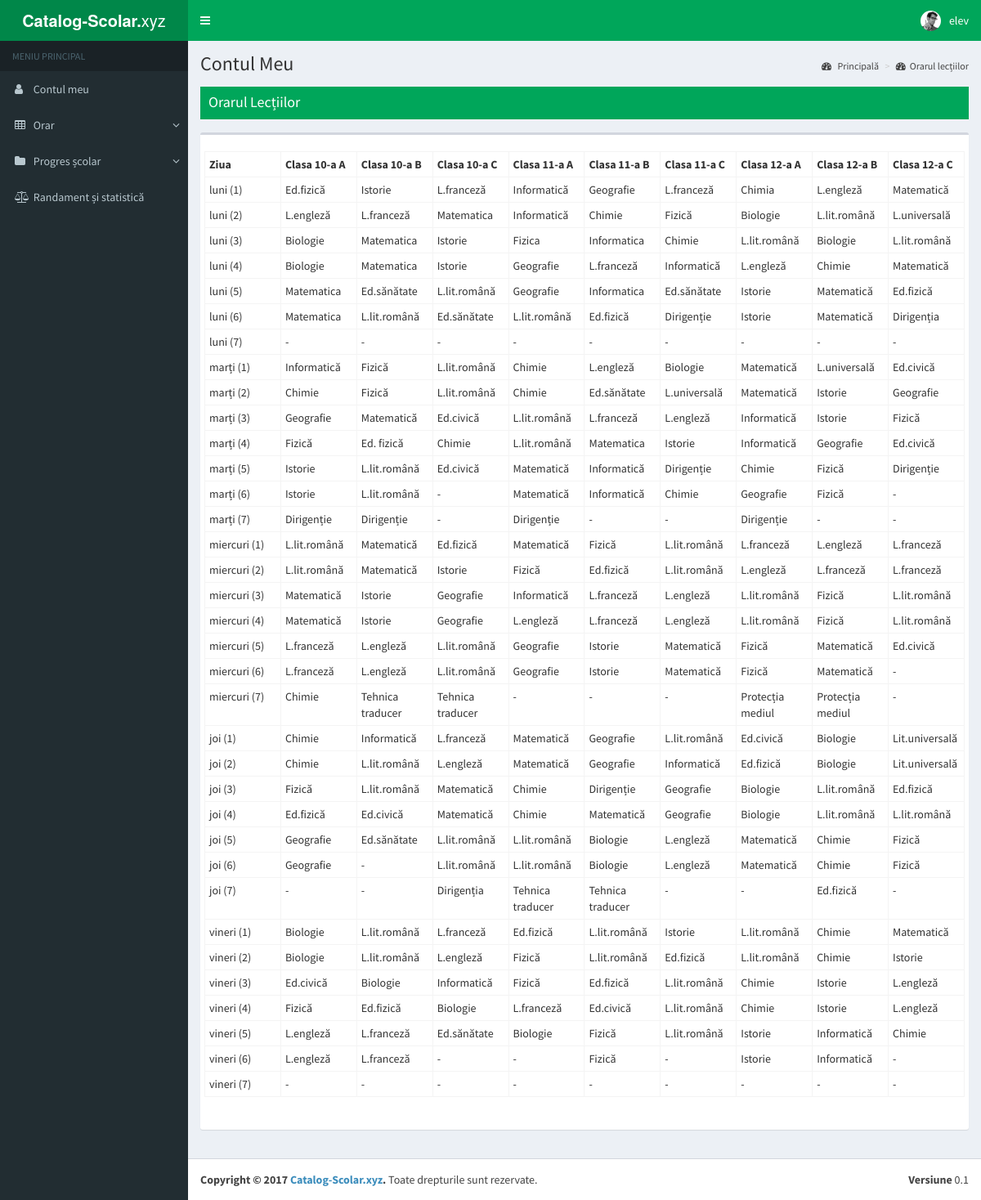
The page /members/learner/schedule.php (signed in) on the database its author committed.
### tables this page shows
CREATE TABLE `users` (
  `user_id` int(11) NOT NULL,
  `user_name` varchar(64) NOT NULL,
  `user_password` varchar(255) NOT NULL,
  `user_category` varchar(10) NOT NULL,
  `user_parent` varchar(255) NOT NULL,
  `user_child` varchar(255) NOT NULL,
  `user_class` varchar(5) NOT NULL,
  `user_btd` date NOT NULL,
  `user_mail` char(255) NOT NULL,
  `user_mob` int(24) NOT NULL,
  `grad_prof` char(24) NOT NULL,
  `disciplina` char(32) NOT NULL
);

CREATE TABLE `orarClase` (
  `orar_id` int(11) NOT NULL,
  `zi` varchar(12) NOT NULL,
  `10a` varchar(16) NOT NULL,
  `10b` varchar(16) NOT NULL,
  `10c` varchar(16) NOT NULL,
  `11a` varchar(16) NOT NULL,
  `11b` varchar(16) NOT NULL,
  `11c` varchar(16) NOT NULL,
  `12a` varchar(16) NOT NULL,
  `12b` varchar(16) NOT NULL,
  `12c` varchar(16) NOT NULL
);

### members/learner/schedule.php (the view, shortened to what this page needs)
<!DOCTYPE html>
<html>
<head>
    <link rel="stylesheet" href="../bootstrap/css/bootstrap.min.css">
    <link rel="stylesheet" href="https://cdnjs.cloudflare.com/ajax/libs/font-awesome/4.5.0/css/font-awesome.min.css">
    <link rel="stylesheet" href="../plugins/datatables/dataTables.bootstrap.css">
    <link rel="stylesheet" href="../dist/css/AdminLTE.min.css">
    <link rel="stylesheet" href="../dist/css/skins/skin-green.css">
</head>
<?php
require_once 'pages/header.php';
require_once 'pages/sidebar.php';
?>
<div class="content-wrapper">
	<section class="content-header">
		<h1>Contul Meu</h1>
		<ol class="breadcrumb">
			<li><a href="."><i class="fa fa-dashboard"></i> Principală</a></li>
			<li class="active"><a href="http://localhost/catalog-scolar/members/learner/schedule.php"><i class="fa fa-dashboard"></i>Orarul lecțiilor</a></li>
		</ol>
	</section>
	<section class="content">
		<div class="box-header with-border bg-green" style="margin-bottom:15px;">
			<h3 class="box-title">Orarul Lecțiilor</h3>
		</div>
		<div class="row">
			<div class="col-md-12">
				<div class="box">
					<div class="box-body">
						<div class="row">
							<div class="box-body">
								<?php
								$output = '';
								$sql = "SELECT * FROM orarClase ORDER BY orar_id ASC";
								$result = mysqli_query($db, $sql);
								if(mysqli_num_rows($result) > 0)
								{
								echo '
								<div class="table-responsive">
									<table class="table table-bordered table-hover table-condensed">
										<tr>
											<th width="10%">Ziua</th>
											<th width="10%">Clasa 10-a A</th>
											<th width="10%">Clasa 10-a B</th>
											<th width="10%">Clasa 10-a C</th>
											<th width="10%">Clasa 11-a A</th>
											<th width="10%">Clasa 11-a B</th>
											<th width="10%">Clasa 11-a C</th>
											<th width="10%">Clasa 12-a A</th>
											<th width="10%">Clasa 12-a B</th>
											<th width="10%">Clasa 12-a C</th>
										</tr>';
										while($row = mysqli_fetch_array($result))
										{
										$output .= '
										<tr>
											<td>'.$row[1].'</td>
											<td>'.$row[2].'</td>
											<td>'.$row[3].'</td>
											<td>'.$row[4].'</td>
											<td>'.$row[5].'</td>
											<td>'.$row[6].'</td>
											<td>'.$row[7].'</td>
											<td>'.$row[8].'</td>
											<td>'.$row[9].'</td>
											<td>'.$row[10].'</td>
										</tr>
										';
										}
										}
										else
										{
										$output .= '<tr>
											<td colspan="4">Ne pare rău! Datele nu au fost găsite!</td>
										</tr>';
										}
									$output .= '</table>
								</div>';
								echo $output;
								?>
							</div>
						</div>
					</section>
				</div>
<?php require_once 'pages/footer.php'; ?>

### members/learner/pages/header.php (shortened to what this page needs)
<?php
$pass=$_SESSION["member_password"];
$Q = mysqli_query($db, "SELECT user_id,user_name FROM users WHERE user_password='$pass'");
$Q = mysqli_fetch_row($Q);
$Q = $Q[1];
echo '
<body class="hold-transition skin-green sidebar-mini">
    <div class="wrapper">
        <header class="main-header">
            <a href="index.php" class="logo">
                <span class="logo-mini"><b>CS</b></span>
                <span class="logo-lg"><b>Catalog-Scolar.</b>xyz</span>
            </a>
            <nav class="navbar navbar-static-top">
                <a href="#" class="sidebar-toggle" data-toggle="offcanvas" role="button">
                    <span class="sr-only">Toggle navigation</span>
                </a>
                <div class="navbar-custom-menu">
                    <ul class="nav navbar-nav">
                        <li class="dropdown user user-menu">
                            <a href="#" class="dropdown-toggle" data-toggle="dropdown">
                                <img src="../dist/img/user2-160x160.jpg" class="user-image" alt="User Image">
                                <span class="hidden-xs"> '. $Q . ' </span>
                            </a>
                            <ul class="dropdown-menu">
                                <li class="user-footer">
                                    <div class="pull-left">
                                        <a href="profile.php" class="btn btn-default btn-flat">Vezi Profilul</a>
                                    </div>
                                    <div class="pull-right">
                                        <a href="/catalog-scolar/logout.php" class="btn btn-default btn-flat">Deconectare</a>
                                    </div>
                                </li>
                            </ul>
                        </li>
                    </ul>
                </div>
            </nav>
        </header>
';

### rows shown on the page
users: user_name "elev"
orarclase: zi "luni (1)", 10a "Ed.fizică", 10b "Istorie", 10c "L.franceză", 11a "Informatică", 11b "Geografie", 11c "L.franceză", 12a "Chimia", 12b "L.engleză", 12c "Matematică"
orarclase: zi "luni (2)", 10a "L.engleză", 10b "L.franceză", 10c "Matematica", 11a "Informatică", 11b "Chimie", 11c "Fizică", 12a "Biologie", 12b "L.lit.română", 12c "L.universală"
orarclase: zi "luni (3)", 10a "Biologie", 10b "Matematica", 10c "Istorie", 11a "Fizica", 11b "Informatica", 11c "Chimie", 12a "L.lit.română", 12b "Biologie", 12c "L.lit.română"
orarclase: zi "luni (4)", 10a "Biologie", 10b "Matematica", 10c "Istorie", 11a "Geografie", 11b "L.franceză", 11c "Informatică", 12a "L.engleză", 12b "Chimie", 12c "Matematică"
orarclase: zi "luni (5)", 10a "Matematica", 10b "Ed.sănătate", 10c "L.lit.română", 11a "Geografie", 11b "Informatica", 11c "Ed.sănătate", 12a "Istorie", 12b "Matematică", 12c "Ed.fizică"
orarclase: zi "luni (6)", 10a "Matematica", 10b "L.lit.română", 10c "Ed.sănătate", 11a "L.lit.română", 11b "Ed.fizică", 11c "Dirigenție", 12a "Istorie", 12b "Matematică", 12c "Dirigenția"
orarclase: zi "luni (7)", 10a "-", 10b "-", 10c "-", 11a "-", 11b "-", 11c "-", 12a "-", 12b "-", 12c "-"
orarclase: zi "marți (1)", 10a "Informatică", 10b "Fizică", 10c "L.lit.română", 11a "Chimie", 11b "L.engleză", 11c "Biologie", 12a "Matematică", 12b "L.universală", 12c "Ed.civică"
orarclase: zi "marți (2)", 10a "Chimie", 10b "Fizică", 10c "L.lit.română", 11a "Chimie", 11b "Ed.sănătate", 11c "L.universală", 12a "Matematică", 12b "Istorie", 12c "Geografie"
orarclase: zi "marți (3)", 10a "Geografie", 10b "Matematică", 10c "Ed.civică", 11a "L.lit.română", 11b "L.franceză", 11c "L.engleză", 12a "Informatică", 12b "Istorie", 12c "Fizică"
orarclase: zi "marți (4)", 10a "Fizică", 10b "Ed. fizică", 10c "Chimie", 11a "L.lit.română", 11b "Matematica", 11c "Istorie", 12a "Informatică", 12b "Geografie", 12c "Ed.civică"
orarclase: zi "marți (5)", 10a "Istorie", 10b "L.lit.română", 10c "Ed.civică", 11a "Matematică", 11b "Informatică", 11c "Dirigenție", 12a "Chimie", 12b "Fizică", 12c "Dirigenție"
orarclase: zi "marți (6)", 10a "Istorie", 10b "L.lit.română", 10c "-", 11a "Matematică", 11b "Informatică", 11c "Chimie", 12a "Geografie", 12b "Fizică", 12c "-"
orarclase: zi "marți (7)", 10a "Dirigenție", 10b "Dirigenție", 10c "-", 11a "Dirigenție", 11b "-", 11c "-", 12a "Dirigenție", 12b "-", 12c "-"
orarclase: zi "miercuri (1)", 10a "L.lit.română", 10b "Matematică", 10c "Ed.fizică", 11a "Matematică", 11b "Fizică", 11c "L.lit.română", 12a "L.franceză", 12b "L.engleză", 12c "L.franceză"
orarclase: zi "miercuri (2)", 10a "L.lit.română", 10b "Matematică", 10c "Istorie", 11a "Fizică", 11b "Ed.fizică", 11c "L.lit.română", 12a "L.engleză", 12b "L.franceză", 12c "L.franceză"
orarclase: zi "miercuri (3)", 10a "Matematică", 10b "Istorie", 10c "Geografie", 11a "Informatică", 11b "L.franceză", 11c "L.engleză", 12a "L.lit.română", 12b "Fizică", 12c "L.lit.română"
orarclase: zi "miercuri (4)", 10a "Matematică", 10b "Istorie", 10c "Geografie", 11a "L.engleză", 11b "L.franceză", 11c "L.engleză", 12a "L.lit.română", 12b "Fizică", 12c "L.lit.română"
orarclase: zi "miercuri (5)", 10a "L.franceză", 10b "L.engleză", 10c "L.lit.română", 11a "Geografie", 11b "Istorie", 11c "Matematică", 12a "Fizică", 12b "Matematică", 12c "Ed.civică"
orarclase: zi "miercuri (6)", 10a "L.franceză", 10b "L.engleză", 10c "L.lit.română", 11a "Geografie", 11b "Istorie", 11c "Matematică", 12a "Fizică", 12b "Matematică", 12c "-"
orarclase: zi "miercuri (7)", 10a "Chimie", 10b "Tehnica traducer", 10c "Tehnica traducer", 11a "-", 11b "-", 11c "-", 12a "Protecția mediul", 12b "Protecția mediul", 12c "-"
orarclase: zi "joi (1)", 10a "Chimie", 10b "Informatică", 10c "L.franceză", 11a "Matematică", 11b "Geografie", 11c "L.lit.română", 12a "Ed.civică", 12b "Biologie", 12c "Lit.universală"
orarclase: zi "joi (2)", 10a "Chimie", 10b "L.lit.română", 10c "L.engleză", 11a "Matematică", 11b "Geografie", 11c "Informatică", 12a "Ed.fizică", 12b "Biologie", 12c "Lit.universală"
orarclase: zi "joi (3)", 10a "Fizică", 10b "L.lit.română", 10c "Matematică", 11a "Chimie", 11b "Dirigenție", 11c "Geografie", 12a "Biologie", 12b "L.lit.română", 12c "Ed.fizică"
orarclase: zi "joi (4)", 10a "Ed.fizică", 10b "Ed.civică", 10c "Matematică", 11a "Chimie", 11b "Matematică", 11c "Geografie", 12a "Biologie", 12b "L.lit.română", 12c "L.lit.română"
orarclase: zi "joi (5)", 10a "Geografie", 10b "Ed.sănătate", 10c "L.lit.română", 11a "L.lit.română", 11b "Biologie", 11c "L.engleză", 12a "Matematică", 12b "Chimie", 12c "Fizică"
orarclase: zi "joi (6)", 10a "Geografie", 10b "-", 10c "L.lit.română", 11a "L.lit.română", 11b "Biologie", 11c "L.engleză", 12a "Matematică", 12b "Chimie", 12c "Fizică"
orarclase: zi "joi (7)", 10a "-", 10b "-", 10c "Dirigenția", 11a "Tehnica traducer", 11b "Tehnica traducer", 11c "-", 12a "-", 12b "Ed.fizică", 12c "-"
orarclase: zi "vineri (1)", 10a "Biologie", 10b "L.lit.română", 10c "L.franceză", 11a "Ed.fizică", 11b "L.lit.română", 11c "Istorie", 12a "L.lit.română", 12b "Chimie", 12c "Matematică"
orarclase: zi "vineri (2)", 10a "Biologie", 10b "L.lit.română", 10c "L.engleză", 11a "Fizică", 11b "L.lit.română", 11c "Ed.fizică", 12a "L.lit.română", 12b "Chimie", 12c "Istorie"
orarclase: zi "vineri (3)", 10a "Ed.civică", 10b "Biologie", 10c "Informatică", 11a "Fizică", 11b "Ed.fizică", 11c "L.lit.română", 12a "Chimie", 12b "Istorie", 12c "L.engleză"
orarclase: zi "vineri (4)", 10a "Fizică", 10b "Ed.fizică", 10c "Biologie", 11a "L.franceză", 11b "Ed.civică", 11c "L.lit.română", 12a "Chimie", 12b "Istorie", 12c "L.engleză"
orarclase: zi "vineri (5)", 10a "L.engleză", 10b "L.franceză", 10c "Ed.sănătate", 11a "Biologie", 11b "Fizică", 11c "L.lit.română", 12a "Istorie", 12b "Informatică", 12c "Chimie"
orarclase: zi "vineri (6)", 10a "L.engleză", 10b "L.franceză", 10c "-", 11a "-", 11b "Fizică", 11c "-", 12a "Istorie", 12b "Informatică", 12c "-"
orarclase: zi "vineri (7)", 10a "-", 10b "-", 10c "-", 11a "-", 11b "-", 11c "-", 12a "-", 12b "-", 12c "-"
